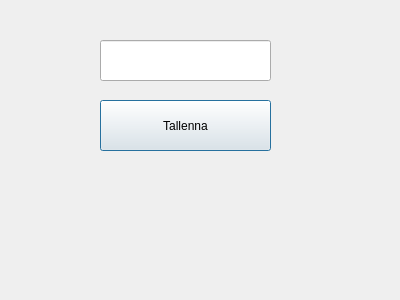
<?xml version="1.0" encoding="UTF-8"?>
<ui version="4.0">
 <class>Page2</class>
 <widget class="QDialog" name="Page2">
  <property name="geometry">
   <rect>
    <x>0</x>
    <y>0</y>
    <width>400</width>
    <height>300</height>
   </rect>
  </property>
  <property name="windowTitle">
   <string>Dialog</string>
  </property>
  <widget class="QLineEdit" name="textFname">
   <property name="geometry">
    <rect>
     <x>100</x>
     <y>40</y>
     <width>171</width>
     <height>41</height>
    </rect>
   </property>
  </widget>
  <widget class="QPushButton" name="btnSave">
   <property name="geometry">
    <rect>
     <x>100</x>
     <y>100</y>
     <width>171</width>
     <height>51</height>
    </rect>
   </property>
   <property name="text">
    <string>Tallenna</string>
   </property>
  </widget>
 </widget>
 <resources/>
 <connections/>
</ui>
